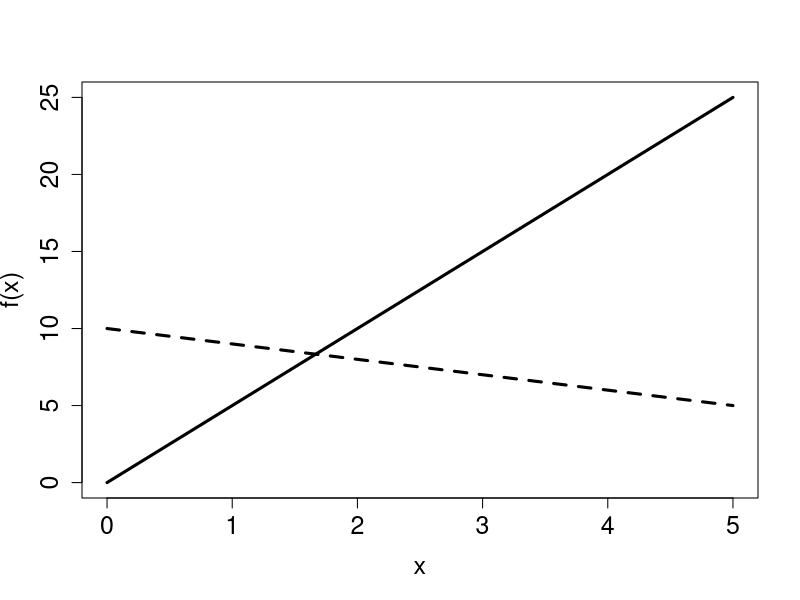
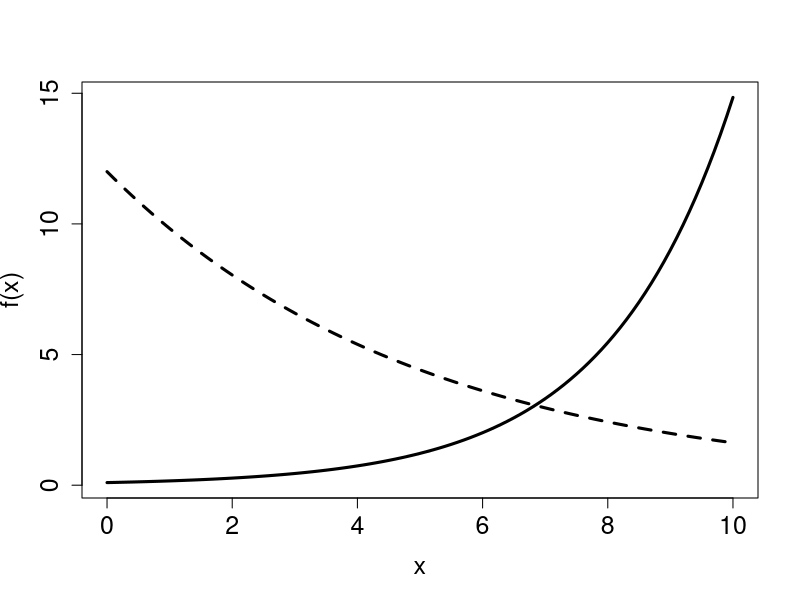
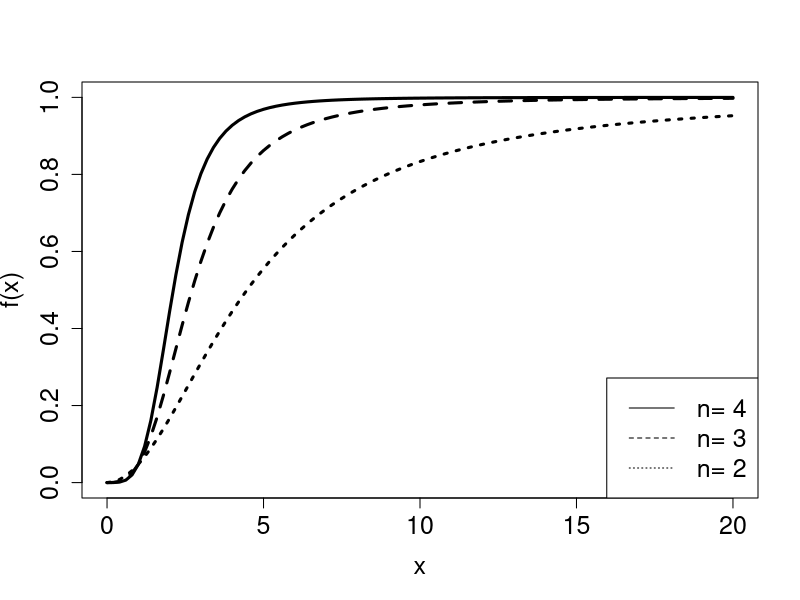
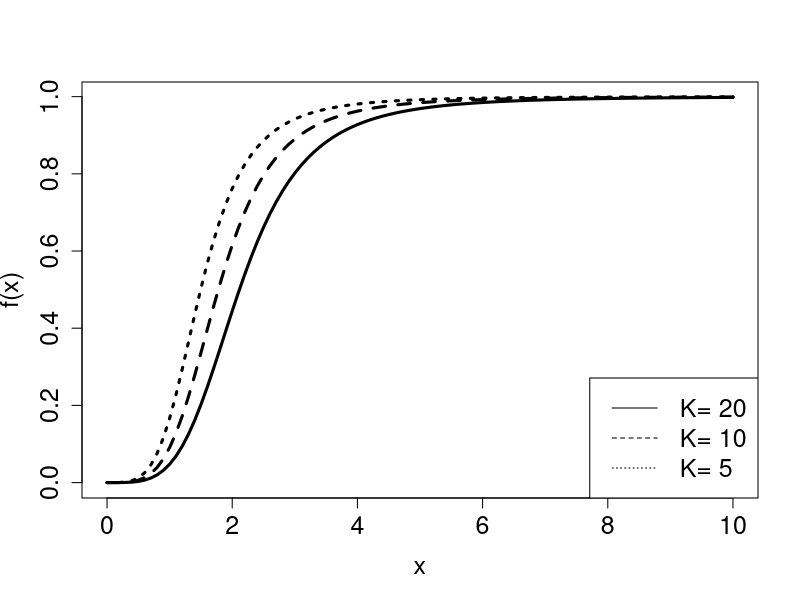
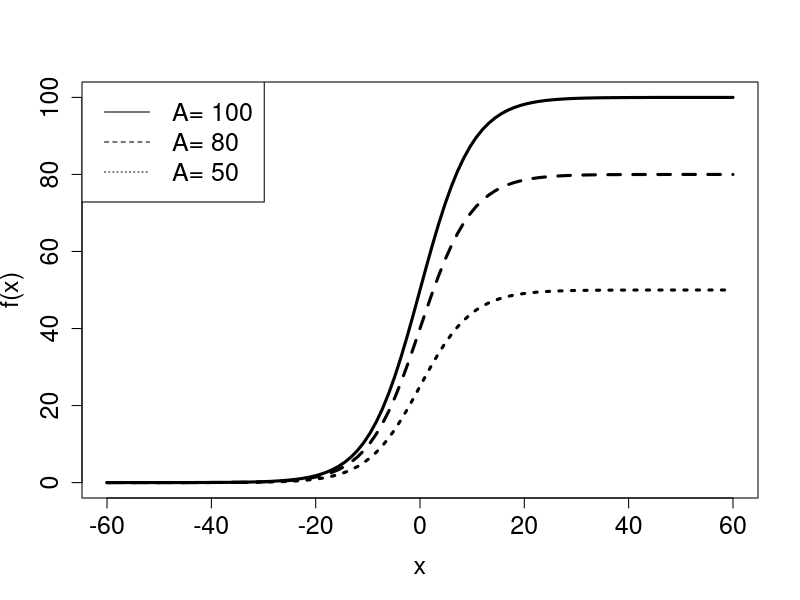
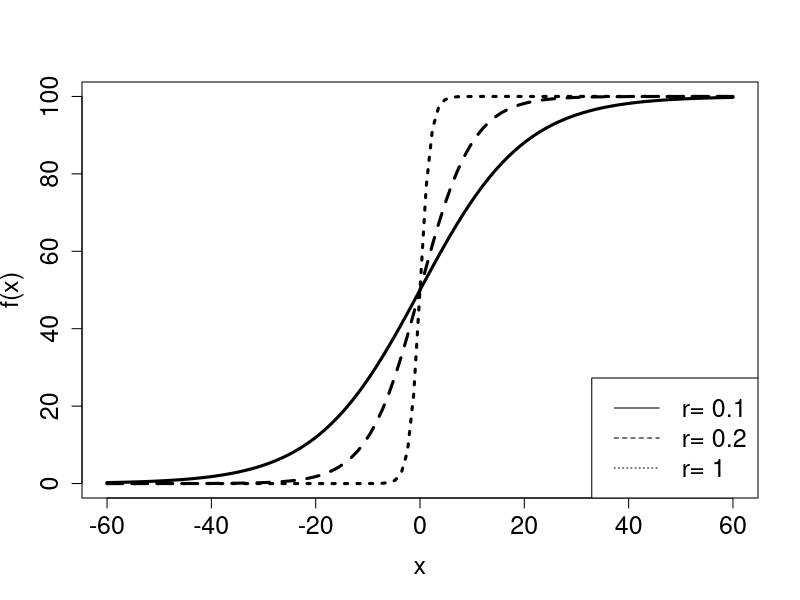

R code for these plots, in order:
## ---- chunk 1
#| label: fig-ch2-funk1
#| echo: false
#| fig-cap: "Can you identify which linear function has the positive slope and which one negative? Which exponential function has a positive rate constant and which one negative?"
#| fig-subcap: 
#|   - "Linear functions"
#|   - "Exponential function"
#| layout-ncol: 2

curve(5*x,0,5,lwd=3,xlab='x', ylab='f(x)',cex.axis=1.5,cex.lab=1.5)
curve(10-x,lwd=3,lty=2,add=TRUE)
#leg.txt <- c("y=5x","y=10-x")
#legend("topleft", leg.txt,cex=1.5)
curve(0.1*exp(0.5*x),0,10,lwd=3,xlab='x', ylab='f(x)',cex.axis=1.5,cex.lab=1.5)
curve(12*exp(-0.2*x),lwd=3,lty=2,add=TRUE)
#leg.txt <- c("y=0.1exp(0.5x)","y=12exp(-0.2x)")
#legend("topleft", leg.txt,cex=1.5)
## ---- chunk 2
#| label: fig-ch3-funk2
#| echo: false
#| fig-cap: "Graphs of Hill functions $f(x) = x^n/(x^n +K)$"
#| fig-subcap: 
#|   - "Effect of parameter n, with K = 20"
#|   - "Effect of parameter K, with n = 4"
#| layout-ncol: 2

n <- 4
K <- 20
leg.txt <- paste("n=",n)
curve(x^n/(K+x^n),0,20,lwd=3,xlab='x', ylab='f(x)',cex.axis=1.5,cex.lab=1.5)
n <- 3
leg.txt <- c(leg.txt, paste("n=", n))
curve(x^n/(K+x^n),0,20,lwd=3,lty=2,add=TRUE)
n <- 2
leg.txt <- c(leg.txt, paste("n=", n))
curve(x^n/(K+x^n),0,20,lwd=3,lty=3,add=TRUE)
legend("bottomright", leg.txt, cex=1.5, lty=1:3)


n<-4
K<-20
leg.txt <- paste("K=", K)
curve(x^n/(K+x^n),0,10,lwd=3,xlab='x', ylab='f(x)',cex.axis=1.5,cex.lab=1.5)
K<-10
leg.txt <- c(leg.txt, paste("K=", K))
curve(x^n/(K+x^n),0,10,lwd=3,lty=2,add=TRUE)
K<-5
leg.txt <- c(leg.txt, paste("K=", K))
curve(x^n/(K+x^n),0,10,lwd=3,lty=3,add=TRUE)

legend("bottomright", leg.txt, cex=1.5, lty=1:3)
## ---- chunk 3
#| label: fig-ch3-funk3
#| echo: false
#| fig-cap: "Graphs of logistic functions $f(x) = A/(1+Be^{-rx}$)"
#| fig-subcap: 
#|   - "Effect of parameter A, with B=10 and r=0.2"
#|   - "Effect of rate constant r, with A=100 and B=10"
#| layout-ncol: 2

A <- 100
B <- 10
r <- 0.2
leg.txt <- paste("A=",A)
curve(A/(1+exp(-r*x)),-60,60,lwd=3,xlab='x', ylab='f(x)',cex.axis=1.5,cex.lab=1.5)

A <- 80
leg.txt <- c(leg.txt, paste("A=", A))
curve(A/(1+exp(-r*x)),-60,60,lwd=3,lty=2,add=TRUE)

A <- 50
leg.txt <- c(leg.txt, paste("A=", A))
curve(A/(1+exp(-r*x)),-60,60,lwd=3,lty=3,add=TRUE)
legend("topleft", leg.txt, cex=1.5, lty=1:3)


A <- 100
B <- 10
r <- 0.1
leg.txt <- paste("r=", r)
curve(A/(1+exp(-r*x)),-60,60,lwd=3,xlab='x', ylab='f(x)',cex.axis=1.5,cex.lab=1.5)

r <- 0.2
leg.txt <- c(leg.txt, paste("r=", r))
curve(A/(1+exp(-r*x)),-60,60,lwd=3,lty=2,add=TRUE)

r <- 1
leg.txt <- c(leg.txt, paste("r=", r))
curve(A/(1+exp(-r*x)),-60,60,lwd=3,lty=3,add=TRUE)

legend("bottomright", leg.txt, cex=1.5, lty=1:3)
